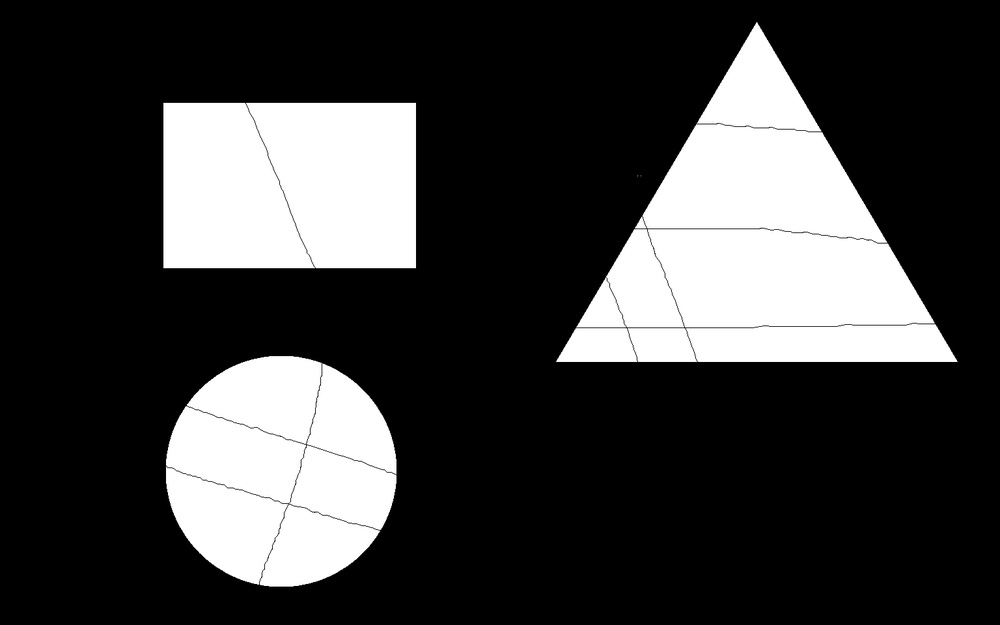
//> input picture imgs/geometry_with_gap.jpg, 1000 x 625 px, shrunk from 1536 x 960 before the run
$ ./9_morph   (built with g++ and OpenCV 4)
//> lines starting //> are read from the running program, lines starting //| are printed output that depends on the picture; after the words box and inside, x2 and y2 are one past the last pixel; in counts of white or black regions, pixels touching at a corner belong together
#include <iostream>
#include <vector>
#include <opencv2/opencv.hpp>

int main()
{
	cv::Mat img = cv::imread("../imgs/geometry_with_gap.jpg", cv::IMREAD_GRAYSCALE); // 从文件读取图片到内存，灰度图
//> img is the input picture: 625 rows x 1000 cols, CV_8UC1; min 0, max 255, mean 61.5
	if(img.empty()) // 判断图片是否读取成功
	{
		std::cerr << "读取图片失败！" << std::endl;
		return -1;
	}

	cv::imshow("original", img); // 显示原图

	cv::Mat structure_element = cv::getStructuringElement(cv::MORPH_RECT, cv::Size(5, 5)); // 定义结构元素，矩形，大小为3x3
	cv::Mat result; // 用于存储形态学操作后的图片

	// 闭操作，先膨胀后腐蚀
	cv::dilate(img, result, structure_element); // 膨胀
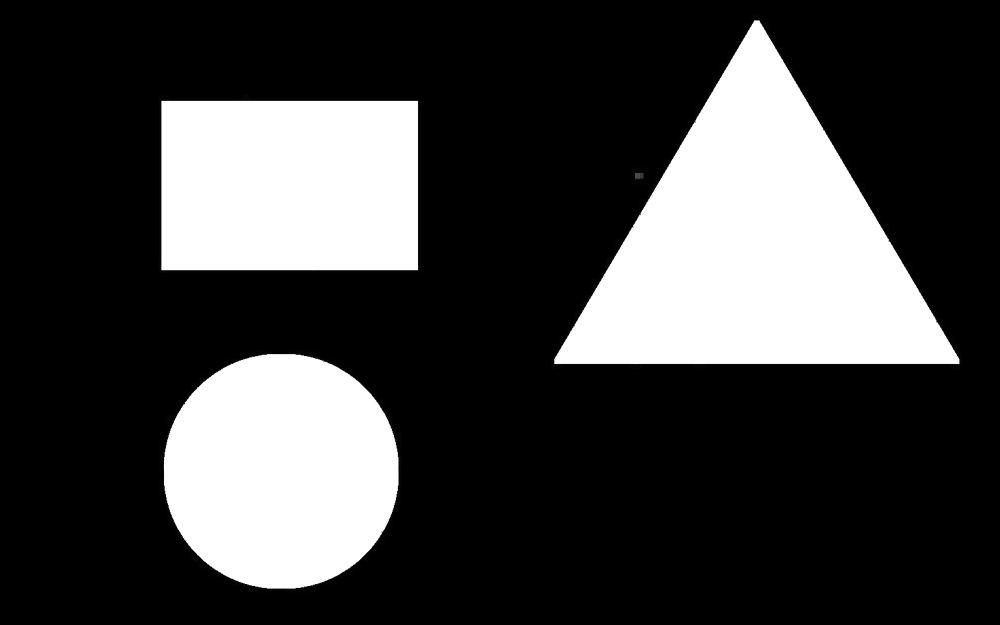
//> result: 625 rows x 1000 cols, CV_8UC1; min 0, max 255, mean 64.8
	cv::erode(result, result, structure_element); // 腐蚀
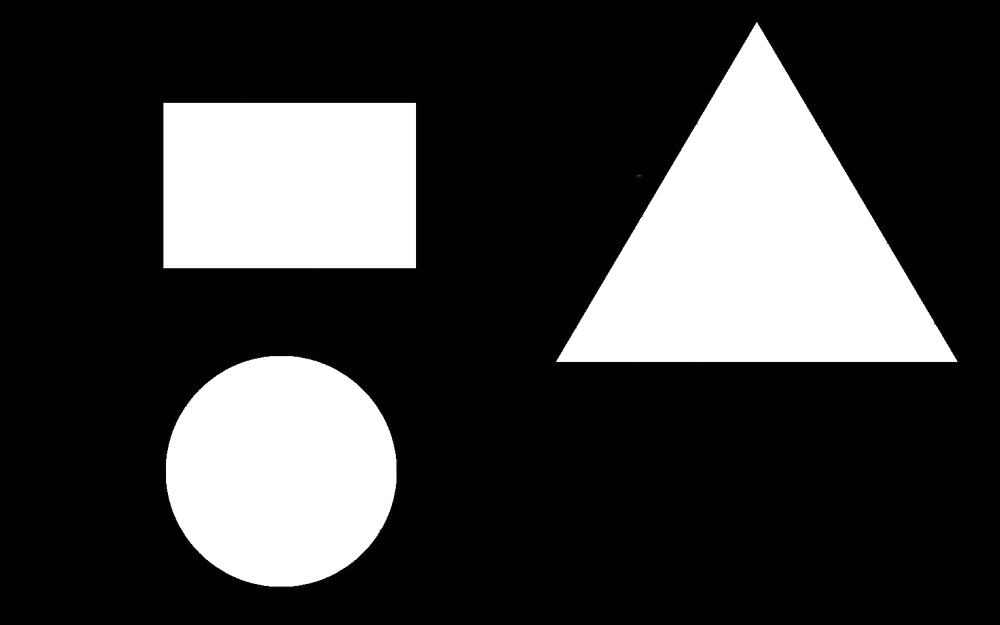
//> result: 625 rows x 1000 cols, CV_8UC1; 3.27% of pixels changed, all inside (x1, y1, x2, y2) = (158, 14, 962, 594)

	cv::imshow("result", result); // 显示灰度图
	cv::waitKey(0); // 等待按键
}
